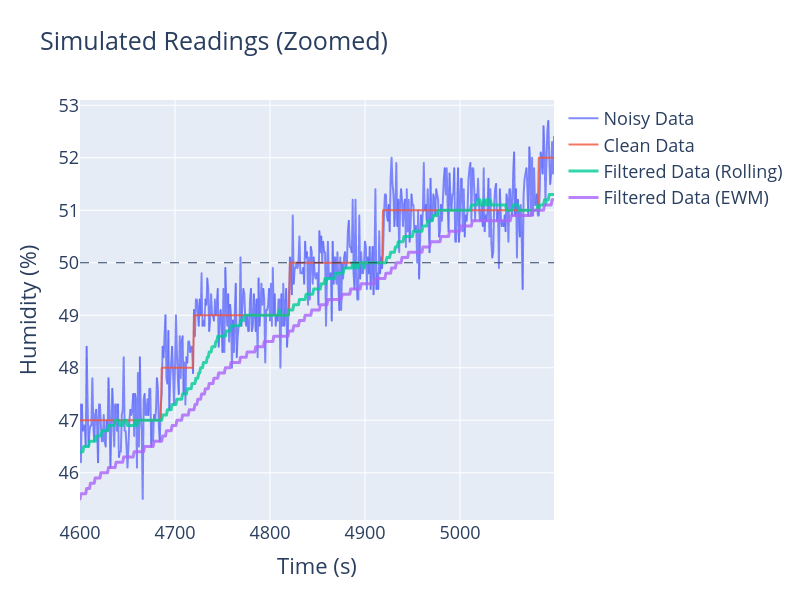

The notebook cell this image was saved under:
### Code cell
x_range = range(4600, 5100)

fig = px.line(
    df.iloc[x_range],
    x=df.index[x_range],
    y=["Noisy Data", "Clean Data", "Filtered Data (Rolling)", "Filtered Data (EWM)"],
    title="Simulated Readings (Zoomed)",
)
fig.update_traces(line=dict(width=2), opacity=0.8, selector={"name": "Clean Data"})
fig.update_traces(line=dict(width=2), opacity=0.8, selector={"name": "Noisy Data"})
fig.update_traces(
    line=dict(width=3),
    opacity=0.8,
    selector={"name": "Filtered Data (Rolling)"},
)
fig.update_traces(
    line=dict(width=3),
    opacity=0.8,
    selector={"name": "Filtered Data (EWM)"},
)

for threshold in [50]:
    fig.add_hline(
        y=threshold,
        line_dash="dash",
        line_width=1
    )

fig.update_layout(LAYOUT_PARAMS)

display(fig)

### Figure 1 — Plotly figure (JSON) as saved in the notebook; plotly's stock layout.template omitted (floating-point values rounded to 4 significant figures; data arrays with more than 128 entries replaced by an {"elided": "..."} marker saying what was removed)
{"data": [{"hovertemplate": "variable=Noisy Data<br>x=%{x}<br>value=%{y}<extra></extra>", "legendgroup": "Noisy Data", "line": {"color": "#636efa", "dash": "solid", "width": 2}, "marker": {"symbol": "circle"}, "mode": "lines", "name": "Noisy Data", "opacity": 0.8, "showlegend": true, "type": "scattergl", "x": {"elided": "500 int values"}, "xaxis": "x", "y": {"elided": "500 float values"}, "yaxis": "y"}, {"hovertemplate": "variable=Clean Data<br>x=%{x}<br>value=%{y}<extra></extra>", "legendgroup": "Clean Data", "line": {"color": "#EF553B", "dash": "solid", "width": 2}, "marker": {"symbol": "circle"}, "mode": "lines", "name": "Clean Data", "opacity": 0.8, "showlegend": true, "type": "scattergl", "x": {"elided": "500 int values"}, "xaxis": "x", "y": {"elided": "500 float values"}, "yaxis": "y"}, {"hovertemplate": "variable=Filtered Data (Rolling)<br>x=%{x}<br>value=%{y}<extra></extra>", "legendgroup": "Filtered Data (Rolling)", "line": {"color": "#00cc96", "dash": "solid", "width": 3}, "marker": {"symbol": "circle"}, "mode": "lines", "name": "Filtered Data (Rolling)", "opacity": 0.8, "showlegend": true, "type": "scattergl", "x": {"elided": "500 int values"}, "xaxis": "x", "y": {"elided": "500 float values"}, "yaxis": "y"}, {"hovertemplate": "variable=Filtered Data (EWM)<br>x=%{x}<br>value=%{y}<extra></extra>", "legendgroup": "Filtered Data (EWM)", "line": {"color": "#ab63fa", "dash": "solid", "width": 3}, "marker": {"symbol": "circle"}, "mode": "lines", "name": "Filtered Data (EWM)", "opacity": 0.8, "showlegend": true, "type": "scattergl", "x": {"elided": "500 int values"}, "xaxis": "x", "y": {"elided": "500 float values"}, "yaxis": "y"}], "layout": {"font": {"size": 18}, "height": 600, "legend": {"title": {}, "tracegroupgap": 0}, "shapes": [{"line": {"dash": "dash", "width": 1}, "type": "line", "x0": 0, "x1": 1, "xref": "x domain", "y0": 50, "y1": 50, "yref": "y"}], "title": {"text": "Simulated Readings (Zoomed)"}, "width": 800, "xaxis": {"anchor": "y", "domain": [0, 1], "title": {"text": "Time (s)"}}, "yaxis": {"anchor": "x", "domain": [0, 1], "title": {"text": "Humidity (%)"}}}}
